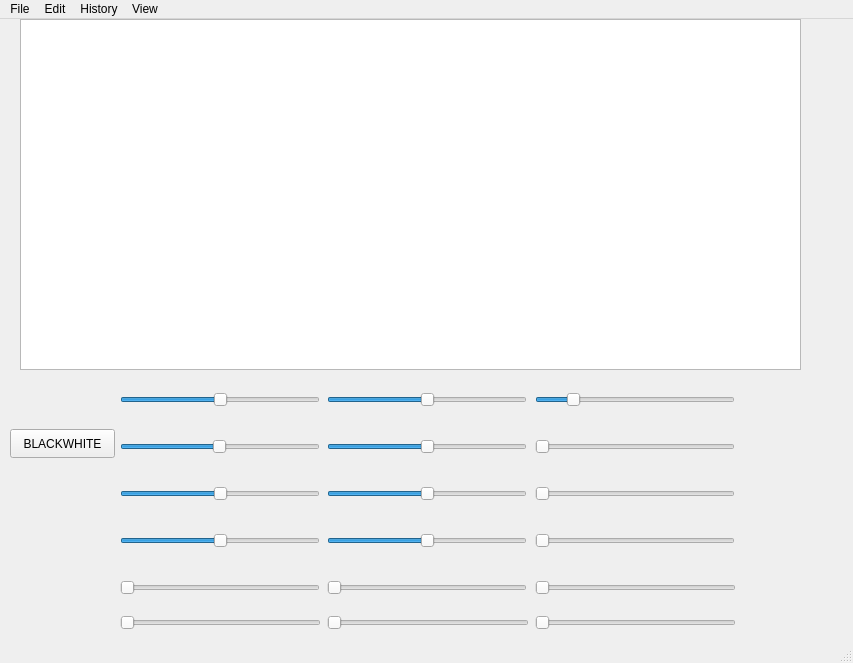
<?xml version="1.0" encoding="UTF-8"?>
<ui version="4.0">
 <class>MainWindow</class>
 <widget class="QMainWindow" name="MainWindow">
  <property name="geometry">
   <rect>
    <x>0</x>
    <y>0</y>
    <width>853</width>
    <height>663</height>
   </rect>
  </property>
  <property name="windowTitle">
   <string>MainWindow</string>
  </property>
  <widget class="QWidget" name="centralwidget">
   <widget class="MyGraphicsView" name="graphicsView">
    <property name="enabled">
     <bool>true</bool>
    </property>
    <property name="geometry">
     <rect>
      <x>20</x>
      <y>0</y>
      <width>781</width>
      <height>351</height>
     </rect>
    </property>
   </widget>
   <widget class="QPushButton" name="bwButton">
    <property name="geometry">
     <rect>
      <x>10</x>
      <y>410</y>
      <width>105</width>
      <height>29</height>
     </rect>
    </property>
    <property name="text">
     <string>BLACKWHITE</string>
    </property>
   </widget>
   <widget class="QWidget" name="gridLayoutWidget">
    <property name="geometry">
     <rect>
      <x>120</x>
      <y>360</y>
      <width>616</width>
      <height>255</height>
     </rect>
    </property>
    <layout class="QGridLayout" name="gridLayout">
     <item row="2" column="1">
      <widget class="QSlider" name="vibranceSlider">
       <property name="sizePolicy">
        <sizepolicy hsizetype="Fixed" vsizetype="Fixed">
         <horstretch>0</horstretch>
         <verstretch>0</verstretch>
        </sizepolicy>
       </property>
       <property name="minimumSize">
        <size>
         <width>200</width>
         <height>40</height>
        </size>
       </property>
       <property name="minimum">
        <number>-100</number>
       </property>
       <property name="maximum">
        <number>100</number>
       </property>
       <property name="orientation">
        <enum>Qt::Orientation::Horizontal</enum>
       </property>
      </widget>
     </item>
     <item row="0" column="1">
      <widget class="QSlider" name="brightnessSlider">
       <property name="sizePolicy">
        <sizepolicy hsizetype="Fixed" vsizetype="Fixed">
         <horstretch>0</horstretch>
         <verstretch>0</verstretch>
        </sizepolicy>
       </property>
       <property name="minimumSize">
        <size>
         <width>200</width>
         <height>40</height>
        </size>
       </property>
       <property name="minimum">
        <number>-255</number>
       </property>
       <property name="maximum">
        <number>255</number>
       </property>
       <property name="value">
        <number>0</number>
       </property>
       <property name="orientation">
        <enum>Qt::Orientation::Horizontal</enum>
       </property>
      </widget>
     </item>
     <item row="4" column="2">
      <widget class="QSlider" name="vignetteSlider">
       <property name="maximum">
        <number>200</number>
       </property>
       <property name="orientation">
        <enum>Qt::Orientation::Horizontal</enum>
       </property>
      </widget>
     </item>
     <item row="0" column="0">
      <widget class="QSlider" name="temperatureSlider">
       <property name="sizePolicy">
        <sizepolicy hsizetype="Fixed" vsizetype="Fixed">
         <horstretch>0</horstretch>
         <verstretch>0</verstretch>
        </sizepolicy>
       </property>
       <property name="minimumSize">
        <size>
         <width>200</width>
         <height>40</height>
        </size>
       </property>
       <property name="minimum">
        <number>-100</number>
       </property>
       <property name="maximum">
        <number>100</number>
       </property>
       <property name="orientation">
        <enum>Qt::Orientation::Horizontal</enum>
       </property>
      </widget>
     </item>
     <item row="3" column="2">
      <widget class="QSlider" name="shadowSlider">
       <property name="sizePolicy">
        <sizepolicy hsizetype="Fixed" vsizetype="Fixed">
         <horstretch>0</horstretch>
         <verstretch>0</verstretch>
        </sizepolicy>
       </property>
       <property name="minimumSize">
        <size>
         <width>200</width>
         <height>40</height>
        </size>
       </property>
       <property name="maximum">
        <number>100</number>
       </property>
       <property name="orientation">
        <enum>Qt::Orientation::Horizontal</enum>
       </property>
      </widget>
     </item>
     <item row="1" column="1">
      <widget class="QSlider" name="tintSlider">
       <property name="sizePolicy">
        <sizepolicy hsizetype="Fixed" vsizetype="Fixed">
         <horstretch>0</horstretch>
         <verstretch>0</verstretch>
        </sizepolicy>
       </property>
       <property name="minimumSize">
        <size>
         <width>200</width>
         <height>40</height>
        </size>
       </property>
       <property name="minimum">
        <number>-100</number>
       </property>
       <property name="maximum">
        <number>100</number>
       </property>
       <property name="orientation">
        <enum>Qt::Orientation::Horizontal</enum>
       </property>
      </widget>
     </item>
     <item row="1" column="2">
      <widget class="QSlider" name="blurSlider">
       <property name="sizePolicy">
        <sizepolicy hsizetype="Fixed" vsizetype="Fixed">
         <horstretch>0</horstretch>
         <verstretch>0</verstretch>
        </sizepolicy>
       </property>
       <property name="minimumSize">
        <size>
         <width>200</width>
         <height>40</height>
        </size>
       </property>
       <property name="maximum">
        <number>100</number>
       </property>
       <property name="orientation">
        <enum>Qt::Orientation::Horizontal</enum>
       </property>
      </widget>
     </item>
     <item row="0" column="2">
      <widget class="QSlider" name="gammaSlider">
       <property name="sizePolicy">
        <sizepolicy hsizetype="Fixed" vsizetype="Fixed">
         <horstretch>0</horstretch>
         <verstretch>0</verstretch>
        </sizepolicy>
       </property>
       <property name="minimumSize">
        <size>
         <width>200</width>
         <height>40</height>
        </size>
       </property>
       <property name="minimum">
        <number>-100</number>
       </property>
       <property name="maximum">
        <number>500</number>
       </property>
       <property name="orientation">
        <enum>Qt::Orientation::Horizontal</enum>
       </property>
      </widget>
     </item>
     <item row="4" column="0">
      <widget class="QSlider" name="highlightSlider">
       <property name="sizePolicy">
        <sizepolicy hsizetype="Fixed" vsizetype="Fixed">
         <horstretch>0</horstretch>
         <verstretch>0</verstretch>
        </sizepolicy>
       </property>
       <property name="minimumSize">
        <size>
         <width>200</width>
         <height>40</height>
        </size>
       </property>
       <property name="orientation">
        <enum>Qt::Orientation::Horizontal</enum>
       </property>
      </widget>
     </item>
     <item row="2" column="2">
      <widget class="QSlider" name="sharpSlider">
       <property name="sizePolicy">
        <sizepolicy hsizetype="Fixed" vsizetype="Fixed">
         <horstretch>0</horstretch>
         <verstretch>0</verstretch>
        </sizepolicy>
       </property>
       <property name="minimumSize">
        <size>
         <width>200</width>
         <height>40</height>
        </size>
       </property>
       <property name="orientation">
        <enum>Qt::Orientation::Horizontal</enum>
       </property>
      </widget>
     </item>
     <item row="2" column="0">
      <widget class="QSlider" name="exposureSlider">
       <property name="sizePolicy">
        <sizepolicy hsizetype="Fixed" vsizetype="Fixed">
         <horstretch>0</horstretch>
         <verstretch>0</verstretch>
        </sizepolicy>
       </property>
       <property name="minimumSize">
        <size>
         <width>200</width>
         <height>40</height>
        </size>
       </property>
       <property name="minimum">
        <number>-100</number>
       </property>
       <property name="maximum">
        <number>100</number>
       </property>
       <property name="orientation">
        <enum>Qt::Orientation::Horizontal</enum>
       </property>
      </widget>
     </item>
     <item row="3" column="0">
      <widget class="QSlider" name="saturationSlider">
       <property name="sizePolicy">
        <sizepolicy hsizetype="Fixed" vsizetype="Fixed">
         <horstretch>0</horstretch>
         <verstretch>0</verstretch>
        </sizepolicy>
       </property>
       <property name="minimumSize">
        <size>
         <width>200</width>
         <height>40</height>
        </size>
       </property>
       <property name="minimum">
        <number>-100</number>
       </property>
       <property name="maximum">
        <number>100</number>
       </property>
       <property name="orientation">
        <enum>Qt::Orientation::Horizontal</enum>
       </property>
      </widget>
     </item>
     <item row="1" column="0">
      <widget class="QSlider" name="scaleSlider">
       <property name="sizePolicy">
        <sizepolicy hsizetype="Fixed" vsizetype="Fixed">
         <horstretch>0</horstretch>
         <verstretch>0</verstretch>
        </sizepolicy>
       </property>
       <property name="minimumSize">
        <size>
         <width>200</width>
         <height>40</height>
        </size>
       </property>
       <property name="minimum">
        <number>1</number>
       </property>
       <property name="maximum">
        <number>200</number>
       </property>
       <property name="singleStep">
        <number>5</number>
       </property>
       <property name="value">
        <number>100</number>
       </property>
       <property name="tracking">
        <bool>true</bool>
       </property>
       <property name="orientation">
        <enum>Qt::Orientation::Horizontal</enum>
       </property>
      </widget>
     </item>
     <item row="3" column="1">
      <widget class="QSlider" name="contrastSlider">
       <property name="sizePolicy">
        <sizepolicy hsizetype="Fixed" vsizetype="Fixed">
         <horstretch>0</horstretch>
         <verstretch>0</verstretch>
        </sizepolicy>
       </property>
       <property name="minimumSize">
        <size>
         <width>200</width>
         <height>40</height>
        </size>
       </property>
       <property name="minimum">
        <number>-255</number>
       </property>
       <property name="maximum">
        <number>255</number>
       </property>
       <property name="orientation">
        <enum>Qt::Orientation::Horizontal</enum>
       </property>
      </widget>
     </item>
     <item row="4" column="1">
      <widget class="QSlider" name="claritySlider">
       <property name="sizePolicy">
        <sizepolicy hsizetype="Fixed" vsizetype="Fixed">
         <horstretch>0</horstretch>
         <verstretch>0</verstretch>
        </sizepolicy>
       </property>
       <property name="minimumSize">
        <size>
         <width>200</width>
         <height>40</height>
        </size>
       </property>
       <property name="orientation">
        <enum>Qt::Orientation::Horizontal</enum>
       </property>
      </widget>
     </item>
     <item row="5" column="0">
      <widget class="QSlider" name="grainSlider">
       <property name="orientation">
        <enum>Qt::Orientation::Horizontal</enum>
       </property>
      </widget>
     </item>
     <item row="5" column="1">
      <widget class="QSlider" name="splitToningSlider">
       <property name="orientation">
        <enum>Qt::Orientation::Horizontal</enum>
       </property>
      </widget>
     </item>
     <item row="5" column="2">
      <widget class="QSlider" name="fadeSlider">
       <property name="orientation">
        <enum>Qt::Orientation::Horizontal</enum>
       </property>
      </widget>
     </item>
    </layout>
   </widget>
  </widget>
  <widget class="QMenuBar" name="menubar">
   <property name="geometry">
    <rect>
     <x>0</x>
     <y>0</y>
     <width>853</width>
     <height>25</height>
    </rect>
   </property>
   <widget class="QMenu" name="menuFile">
    <property name="title">
     <string>File</string>
    </property>
    <addaction name="actionOpen"/>
   </widget>
   <widget class="QMenu" name="menuEdit">
    <property name="title">
     <string>Edit</string>
    </property>
    <widget class="QMenu" name="menuRotate">
     <property name="title">
      <string>Rotate</string>
     </property>
     <addaction name="actionRotateLeft"/>
     <addaction name="actionRotateRight"/>
    </widget>
    <widget class="QMenu" name="menuFlip">
     <property name="title">
      <string>Flip</string>
     </property>
     <addaction name="actionFlipHorizontally"/>
     <addaction name="actionFlipVertically"/>
    </widget>
    <addaction name="actionCrop"/>
    <addaction name="menuRotate"/>
    <addaction name="menuFlip"/>
   </widget>
   <widget class="QMenu" name="menuHistory">
    <property name="title">
     <string>History</string>
    </property>
    <addaction name="actionUndo"/>
    <addaction name="actionRedo"/>
   </widget>
   <widget class="QMenu" name="menuView">
    <property name="title">
     <string>View</string>
    </property>
    <addaction name="actionResetZoom"/>
    <addaction name="actionFitToScreen"/>
    <addaction name="actionPan"/>
   </widget>
   <addaction name="menuFile"/>
   <addaction name="menuEdit"/>
   <addaction name="menuHistory"/>
   <addaction name="menuView"/>
  </widget>
  <widget class="QStatusBar" name="statusbar"/>
  <action name="actionOpen">
   <property name="text">
    <string>Open</string>
   </property>
  </action>
  <action name="actionCrop">
   <property name="text">
    <string>Crop</string>
   </property>
  </action>
  <action name="actionLeft">
   <property name="text">
    <string>Left</string>
   </property>
  </action>
  <action name="actionLeft_2">
   <property name="text">
    <string>Left</string>
   </property>
  </action>
  <action name="actionRight">
   <property name="text">
    <string>Right</string>
   </property>
  </action>
  <action name="actionRotateLeft">
   <property name="text">
    <string>Left</string>
   </property>
  </action>
  <action name="actionRotateRight">
   <property name="text">
    <string>Right</string>
   </property>
  </action>
  <action name="actionFlipHorizontally">
   <property name="text">
    <string>Horizontally</string>
   </property>
  </action>
  <action name="actionFlipVertically">
   <property name="text">
    <string>Vertically</string>
   </property>
  </action>
  <action name="actionUndo">
   <property name="text">
    <string>Undo</string>
   </property>
  </action>
  <action name="actionRedo">
   <property name="text">
    <string>Redo</string>
   </property>
  </action>
  <action name="actionResetZoom">
   <property name="text">
    <string>Reset Zoom</string>
   </property>
  </action>
  <action name="actionFitToScreen">
   <property name="text">
    <string>Fit To Screen</string>
   </property>
  </action>
  <action name="actionPan">
   <property name="text">
    <string>Pan</string>
   </property>
  </action>
 </widget>
 <customwidgets>
  <customwidget>
   <class>MyGraphicsView</class>
   <extends>QGraphicsView</extends>
   <header>C:\Users\User\Desktop\KursovaQt\ImageEditor\mygraphicsview.h</header>
  </customwidget>
 </customwidgets>
 <resources/>
 <connections/>
</ui>
